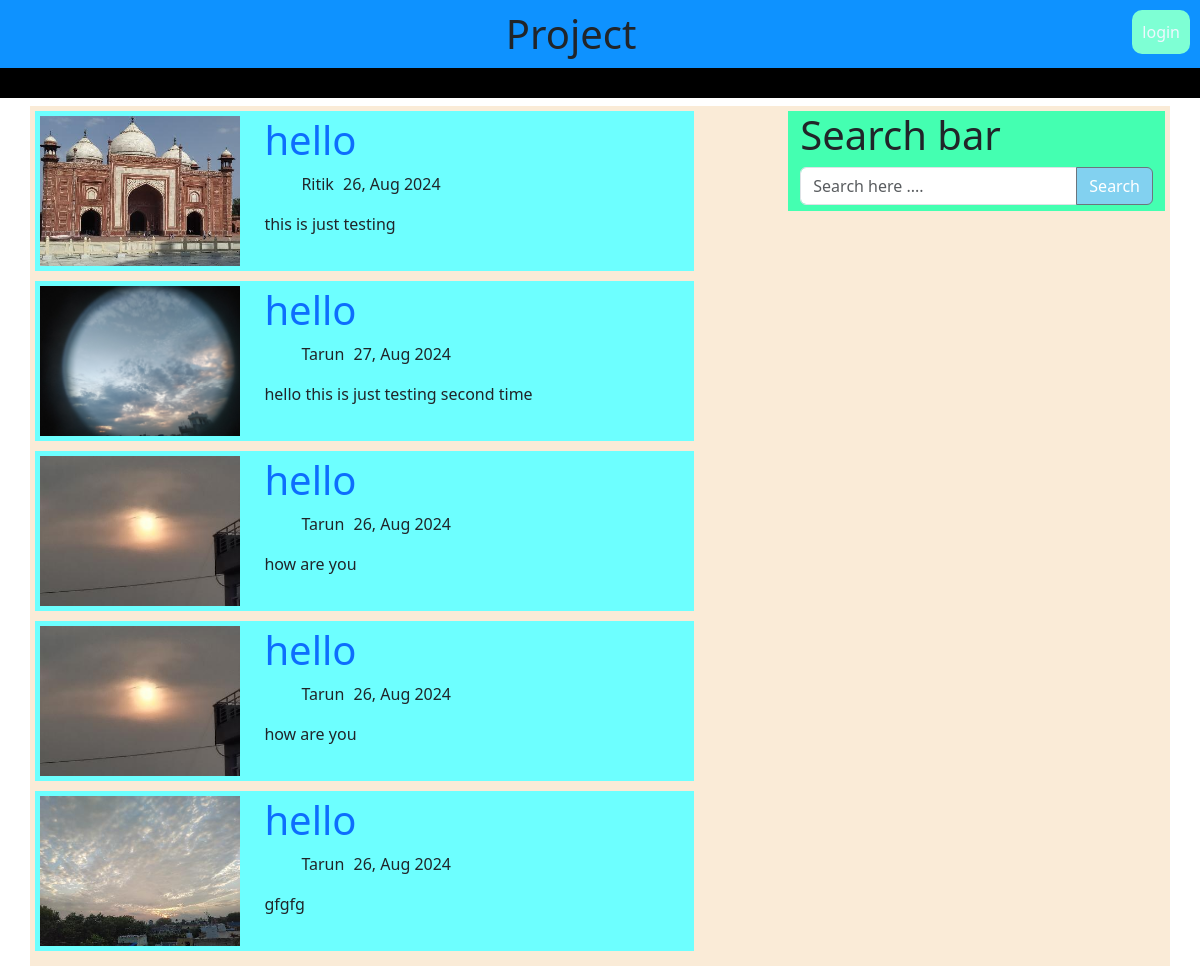
The page / on the database its author committed.
### tables this page shows
CREATE TABLE IF NOT EXISTS `post` (
  `post_id` int NOT NULL AUTO_INCREMENT,
  `username` varchar(100) NOT NULL,
  `title` varchar(100) NOT NULL,
  `description` varchar(250) NOT NULL,
  `date` varchar(50) NOT NULL,
  `image` varchar(100) NOT NULL,
  PRIMARY KEY (`post_id`)
);

### config/dal.php (called while the page is built, shortened)
<?php
function getConnection(){
 $cn=mysqli_connect(SERVER,USER,PWD) OR die("could not connet to server");
 return($cn);
}
function getdata(){
    $cn=getConnection();
    $sql="SELECT * FROM post ORDER BY post_id DESC";
    $result1=mysqli_query($cn,$sql) or die("add post query failed");
    return($result1);
  }
?>

### index.php (the view)
<?php include_once 'includes/header.php';
include_once 'config/dal.php';
?>
<link rel='stylesheet' type='text/css' media='screen' href='css/index.css'>
<div class="container" id="container">
     <div id="aftercontainer" class="col-md-12">
       <div class="row">
        <div class="col-md-7" id="articlediv">
            <div class="row">
            <?php
        $result=getdata();
        if(mysqli_num_rows($result)>0){
        ?>
      <div class="col-md-12" id="">
            <div id="" class="row">
                <?php
             while($row=mysqli_fetch_assoc($result)){
             ?>
              <div class="col-md-12" id="articlediv1">
               <div id="articlerowdiv" class="row">
                <div class="col-md-4">
                    <a href="single.php?id=<?php echo $row['post_id'] ?>"><img style="width:100%;" src="admin/uploads/<?php echo $row['image'];?>" height="150px"></a>
                </div>
                <div class="col-md-8 col-sm-8">
                    <div class="col-md-12 col-sm-12">
                    <h1><a  style="text-decoration: none;" href="single.php?id=<?php echo $row['post_id'] ?>">
                        <?php echo $row['title'] ;?>
                    </a></h1>
                        <ul>
                        <li><?php echo $row['username'];?></li>
                        <li><?php echo $row['date'];?></li>
                        </ul>
                    </div>
                    <div class="col-md-12 col-sm-12">
                    <?php echo $row['description'];?>
                    </div>
                </div>
               </div>
              </div>
              <?php  } ?>
               </div>
               </div>
               <?php
            }else{
        echo "<h1>NO POST YET </h1>";
               }
    ?>
            </div>
        </div>
      <div class="col-md-1"></div>
        <div  class="col-md-4" id="searchdiv">
            <h1>Search bar</h1>
            <form action="search.php">
               <div class="input-group mb-3">
                  <input type="text" class="form-control" name="search" placeholder="Search here ...." aria-label="Recipient's username" aria-describedby="button-addon2">
                  <button class="btn btn-outline-secondary" type="submit" id="searchbutton">Search</button>
                </div>
             </form>
        </div>
        </div>
    </div>
</div>

### includes/header.php (shortened to what this page needs)
<!DOCTYPE html>
<html>
<head>
    <link rel='stylesheet' type='text/css' media='screen' href='css/header.css'>
    <link rel='stylesheet' type='text/css' media='screen' href='css/bootstrap.min.css'>
</head>
<body>
    <div class="col-md-12 col-sm-12 col1" id="heading">
        <h1 style="display: inline;">Project</h1>
        <a id="loginbtn" href="admin/login.php">login</a>
    </div>
    <div class="col-md-12 col-sm-12 col1" id="nav">
    </div>

### css/header.css (style rules this page uses)
* { margin: 0; padding: 0; box-sizing: border-box; }
.col1 { width: 100%; }
#heading { display: inline-block; background-color: rgb(14, 146, 255); text-align: center; padding: 10px; }
#loginbtn { color:aliceblue; border-radius: 10px; background-color: rgb(126, 255, 212); top: 20%; position: relative; float: inline-end; display: block; padding: 10px; text-decoration: none; }
#nav { display: inline-block; background-color: rgb(0, 0, 0); height: 30px; }

### css/index.css (style rules this page uses)
* { margin: 0; padding:0; box-sizing: border-box; }
#container { margin-top: 2px; background-color: antiquewhite; }
#aftercontainer { padding: 5px; }
#articlediv1 { background-color: rgb(109, 255, 255); margin-bottom: 10px; padding: 5px; }
#searchdiv { background-color: rgb(68, 255, 177); height: 100px; }
#searchbutton { background-color: rgb(130, 209, 240); color: white; }
li { list-style: none; display: inline-block; margin-left: 5px; }

### rows shown on the page
post: image (picture), title "hello", username "Ritik", date "26, Aug 2024", description "this is just testing"
post: image (picture), title "hello", username "Tarun", date "27, Aug 2024", description "hello this is just testing second time"
post: image (picture), title "hello", username "Tarun", date "26, Aug 2024", description "how are you"
post: image (picture), title "hello", username "Tarun", date "26, Aug 2024", description "how are you"
post: image (picture), title "hello", username "Tarun", date "26, Aug 2024", description "gfgfg"
